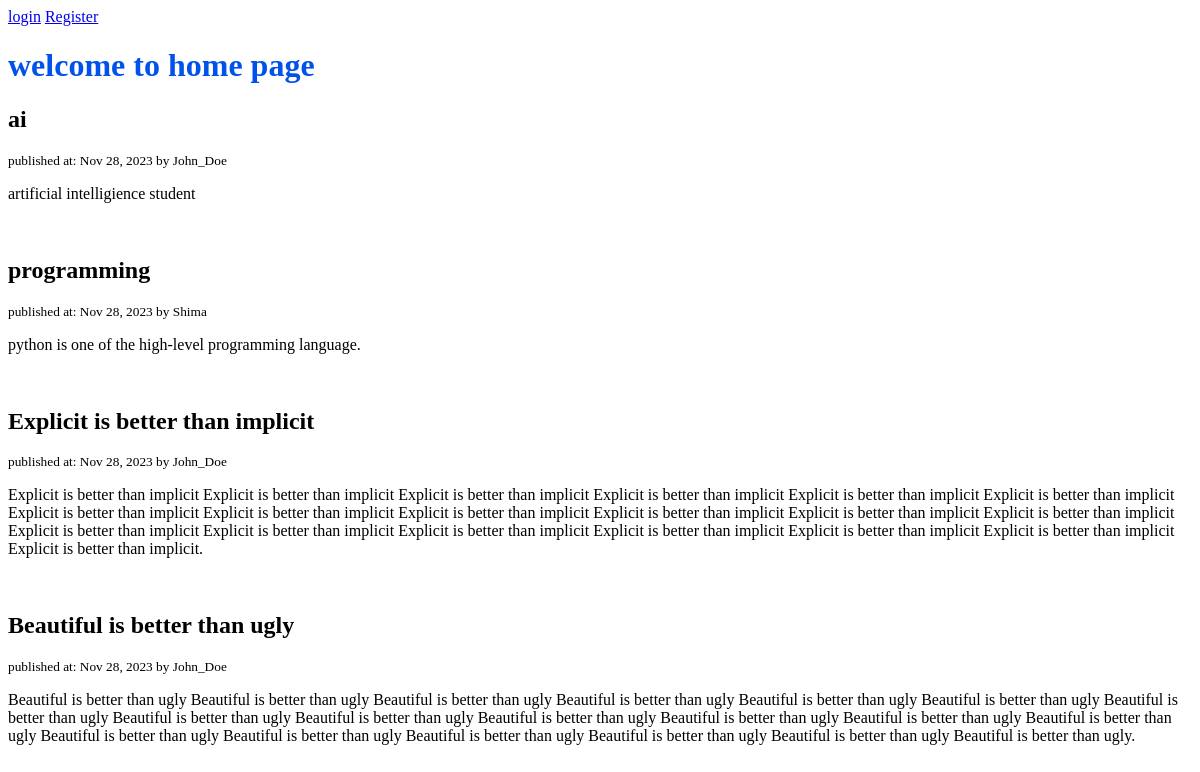
The app's page /, older data.
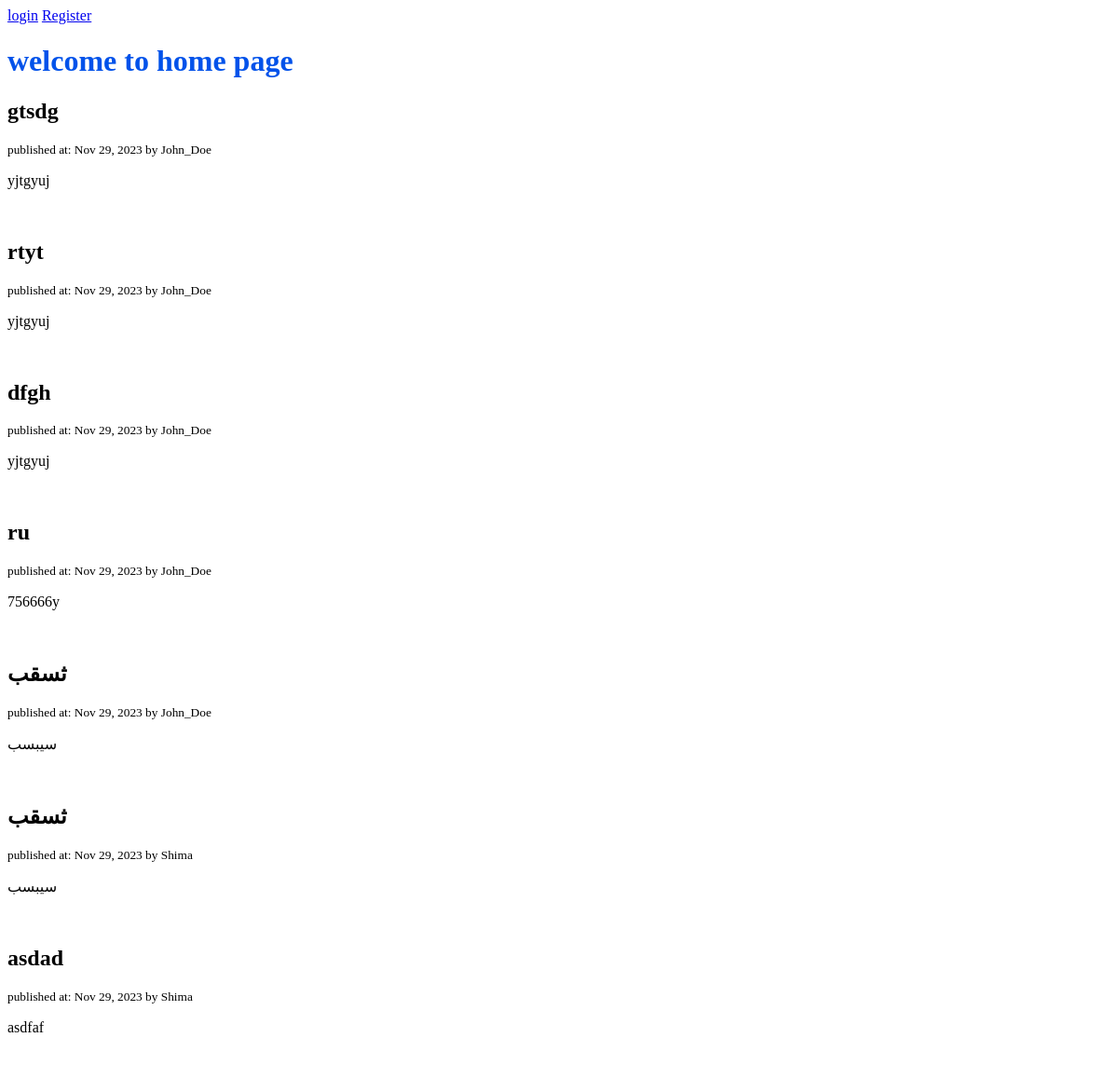
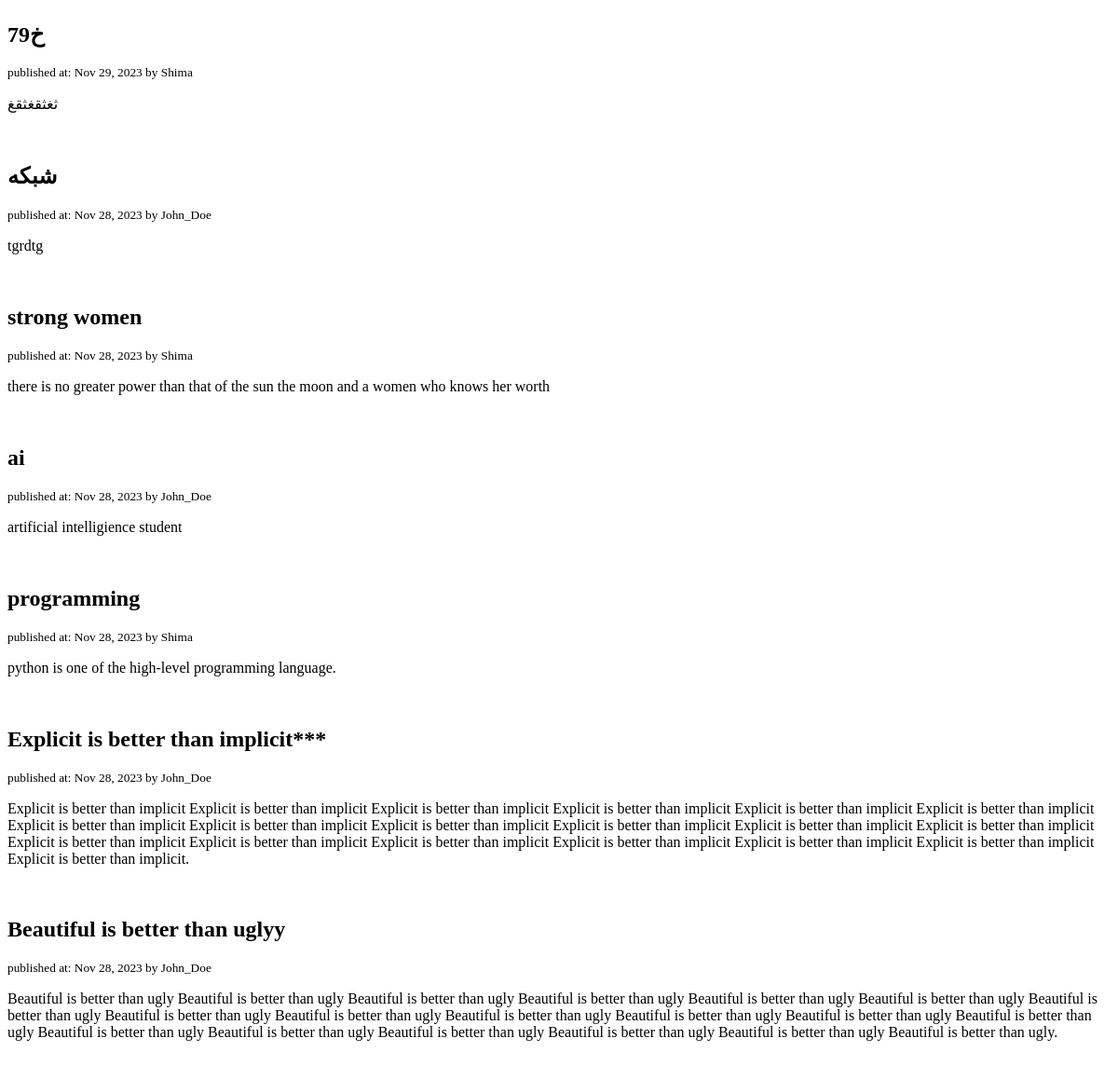
The same page, newer data (2 pictures, top to bottom).
### blog/models.py (models this page shows, shortened)
class Post(models.Model):
    title = models.CharField( max_length=50)
    content = models.TextField()
    published_at = models.DateTimeField(default=timezone.now)
    author = models.ForeignKey(User,on_delete=models.CASCADE)
    class Meta:
        ordering = ['-published_at']

### blog/views.py (the view)
# urls.py: path('',views.home, name='posts'),
def home(request):
      posts = Post.objects.all()
      context = {
            'posts': posts,
            'title': 'Zen of Python',
      }
      return render(request,'blog/home.html',context)

### blog/templates/blog/home.html (shortened to what this page needs)
{% extends "base.html" %}
{% block content %}
    <h1>welcome to home page</h1>
    {% for post in posts  %}
      <h2>{{post.title}}</h2>
      <small>published at: {{post.published_at | date:"M d, Y"}} by {{post.author|title}}</small>
      <p>{{post.content}}</p><br>
    {% endfor %}
{% endblock  %}

Row changes from the older to the newer data that the page shows:
added Post: title "gtsdg", published_at "Nov 29, 2023", author "John_Doe", content "yjtgyuj"
added Post: title "rtyt", published_at "Nov 29, 2023", author "John_Doe", content "yjtgyuj"
added Post: title "dfgh", published_at "Nov 29, 2023", author "John_Doe", content "yjtgyuj"
added Post: title "ru", published_at "Nov 29, 2023", author "John_Doe", content "756666y"
added Post: title "ثسقب", published_at "Nov 29, 2023", author "John_Doe", content "سیبسب"
added Post: title "ثسقب", published_at "Nov 29, 2023", author "Shima", content "سیبسب"
added Post: title "asdad", published_at "Nov 29, 2023", author "Shima", content "asdfaf"
added Post: title "79خ", published_at "Nov 29, 2023", author "Shima", content "ثغثقغثقغ"
added Post: title "شبکه", published_at "Nov 28, 2023", author "John_Doe", content "tgrdtg"
added Post: title "strong women", published_at "Nov 28, 2023", author "Shima", content "there is no greater power than that of the sun the moon and a women who knows her worth"
changed Post: title "Explicit is better than implicit" → "Explicit is better than implicit***"
changed Post: title "Beautiful is better than ugly" → "Beautiful is better than uglyy"
